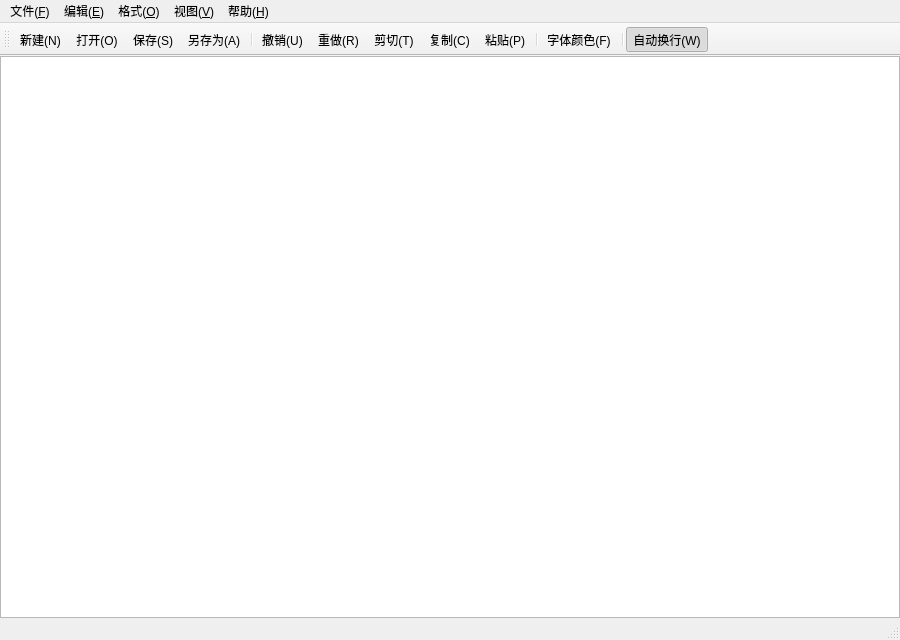
<?xml version="1.0" encoding="UTF-8"?>
<ui version="4.0">
 <class>MainWindow</class>
 <widget class="QMainWindow" name="MainWindow">
  <property name="geometry">
   <rect>
    <x>0</x>
    <y>0</y>
    <width>900</width>
    <height>640</height>
   </rect>
  </property>
  <property name="windowTitle">
   <string>小牛文本编辑</string>
  </property>
  <widget class="QWidget" name="centralwidget">
   <layout class="QVBoxLayout" name="verticalLayout">
    <property name="leftMargin">
     <number>0</number>
    </property>
    <property name="topMargin">
     <number>0</number>
    </property>
    <property name="rightMargin">
     <number>0</number>
    </property>
    <property name="bottomMargin">
     <number>0</number>
    </property>
    <property name="spacing">
     <number>0</number>
    </property>
    <item>
     <widget class="CodeEditor" name="textEdit"/>
    </item>
   </layout>
  </widget>
  <widget class="QMenuBar" name="menubar">
   <property name="geometry">
    <rect>
     <x>0</x>
     <y>0</y>
     <width>900</width>
     <height>26</height>
    </rect>
   </property>
   <widget class="QMenu" name="menuFile">
    <property name="title">
     <string>文件(&amp;F)</string>
    </property>
    <addaction name="actionNew"/>
    <addaction name="actionOpen"/>
    <addaction name="actionSave"/>
    <addaction name="actionSaveAs"/>
    <addaction name="separator"/>
    <addaction name="actionExit"/>
   </widget>
   <widget class="QMenu" name="menuEdit">
    <property name="title">
     <string>编辑(&amp;E)</string>
    </property>
    <addaction name="actionUndo"/>
    <addaction name="actionRedo"/>
    <addaction name="separator"/>
    <addaction name="actionCut"/>
    <addaction name="actionCopy"/>
    <addaction name="actionPaste"/>
    <addaction name="separator"/>
    <addaction name="actionSelectAll"/>
    <addaction name="separator"/>
    <addaction name="actionFind"/>
    <addaction name="actionReplace"/>
   </widget>
   <widget class="QMenu" name="menuFormat">
    <property name="title">
     <string>格式(&amp;O)</string>
    </property>
    <addaction name="actionFontColor"/>
    <addaction name="actionBgColor"/>
    <addaction name="separator"/>
    <addaction name="actionWrap"/>
   </widget>
   <widget class="QMenu" name="menuView">
    <property name="title">
     <string>视图(&amp;V)</string>
    </property>
    <addaction name="actionToolbar"/>
    <addaction name="actionStatusbar"/>
    <addaction name="separator"/>
    <addaction name="actionLineNumbers"/>
   </widget>
   <widget class="QMenu" name="menuHelp">
    <property name="title">
     <string>帮助(&amp;H)</string>
    </property>
    <addaction name="actionAbout"/>
   </widget>
   <addaction name="menuFile"/>
   <addaction name="menuEdit"/>
   <addaction name="menuFormat"/>
   <addaction name="menuView"/>
   <addaction name="menuHelp"/>
  </widget>
  <widget class="QStatusBar" name="statusbar"/>
  <widget class="QToolBar" name="toolBar">
   <property name="windowTitle">
    <string>工具栏</string>
   </property>
   <property name="toolButtonStyle">
    <enum>Qt::ToolButtonTextOnly</enum>
   </property>
   <attribute name="toolBarArea">
    <enum>TopToolBarArea</enum>
   </attribute>
   <attribute name="toolBarBreak">
    <bool>false</bool>
   </attribute>
   <addaction name="actionNew"/>
   <addaction name="actionOpen"/>
   <addaction name="actionSave"/>
   <addaction name="actionSaveAs"/>
   <addaction name="separator"/>
   <addaction name="actionUndo"/>
   <addaction name="actionRedo"/>
   <addaction name="actionCut"/>
   <addaction name="actionCopy"/>
   <addaction name="actionPaste"/>
   <addaction name="separator"/>
   <addaction name="actionFontColor"/>
   <addaction name="separator"/>
   <addaction name="actionWrap"/>
  </widget>
  <action name="actionNew">
   <property name="text">
    <string>新建(&amp;N)</string>
   </property>
   <property name="shortcut">
    <string>Ctrl+N</string>
   </property>
  </action>
  <action name="actionOpen">
   <property name="text">
    <string>打开(&amp;O)</string>
   </property>
   <property name="shortcut">
    <string>Ctrl+O</string>
   </property>
  </action>
  <action name="actionSave">
   <property name="text">
    <string>保存(&amp;S)</string>
   </property>
   <property name="shortcut">
    <string>Ctrl+S</string>
   </property>
  </action>
  <action name="actionSaveAs">
   <property name="text">
    <string>另存为(&amp;A)</string>
   </property>
   <property name="shortcut">
    <string>Ctrl+Shift+S</string>
   </property>
  </action>
  <action name="actionExit">
   <property name="text">
    <string>退出(&amp;X)</string>
   </property>
   <property name="shortcut">
    <string>Ctrl+Q</string>
   </property>
  </action>
  <action name="actionUndo">
   <property name="text">
    <string>撤销(&amp;U)</string></property>
   <property name="shortcut">
    <string>Ctrl+Z</string>
   </property>
  </action>
  <action name="actionRedo">
   <property name="text">
    <string>重做(&amp;R)</string>
   </property>
   <property name="shortcut">
    <string>Ctrl+Y</string>
   </property>
  </action>
  <action name="actionCut">
   <property name="text">
    <string>剪切(&amp;T)</string>
   </property>
   <property name="shortcut">
    <string>Ctrl+X</string>
   </property>
  </action>
  <action name="actionCopy">
   <property name="text">
    <string>复制(&amp;C)</string>
   </property>
   <property name="shortcut">
    <string>Ctrl+C</string>
   </property>
  </action>
  <action name="actionPaste">
   <property name="text">
    <string>粘贴(&amp;P)</string>
   </property>
   <property name="shortcut">
    <string>Ctrl+V</string>
   </property>
  </action>
  <action name="actionSelectAll">
   <property name="text">
    <string>全选(&amp;A)</string>
   </property>
   <property name="shortcut">
    <string>Ctrl+A</string>
   </property>
  </action>
  <action name="actionFind">
   <property name="text">
    <string>查找(&amp;F)</string>
   </property>
   <property name="shortcut">
    <string>Ctrl+F</string>
   </property>
  </action>
  <action name="actionReplace">
   <property name="text">
    <string>替换(&amp;H)</string>
   </property>
   <property name="shortcut">
    <string>Ctrl+H</string>
   </property>
  </action>
  <action name="actionFontColor">
   <property name="text">
    <string>字体颜色(&amp;F)</string>
   </property>
  </action>
  <action name="actionBgColor">
   <property name="text">
    <string>背景颜色(&amp;B)</string>
   </property>
  </action>
  <action name="actionWrap">
   <property name="checkable">
    <bool>true</bool>
   </property>
   <property name="checked">
    <bool>true</bool>
   </property>
   <property name="text">
    <string>自动换行(&amp;W)</string>
   </property>
  </action>
  <action name="actionToolbar">
   <property name="checkable">
    <bool>true</bool>
   </property>
   <property name="checked">
    <bool>true</bool>
   </property>
   <property name="text">
    <string>工具栏</string>
   </property>
  </action>
  <action name="actionStatusbar">
   <property name="checkable">
    <bool>true</bool>
   </property>
   <property name="checked">
    <bool>true</bool>
   </property>
   <property name="text">
    <string>状态栏</string>
   </property>
  </action>
  <action name="actionLineNumbers">
   <property name="checkable">
    <bool>true</bool>
   </property>
   <property name="checked">
    <bool>false</bool>
   </property>
   <property name="text">
    <string>行号</string>
   </property>
  </action>
  <action name="actionAbout">
   <property name="text">
    <string>关于(&amp;A)</string>
   </property>
  </action>
 </widget>
 <customwidgets>
  <customwidget>
   <class>CodeEditor</class>
   <extends>QPlainTextEdit</extends>
   <header>codeeditor.h</header>
   <container>0</container>
  </customwidget>
 </customwidgets>
 <resources/>
 <connections/>
</ui>
